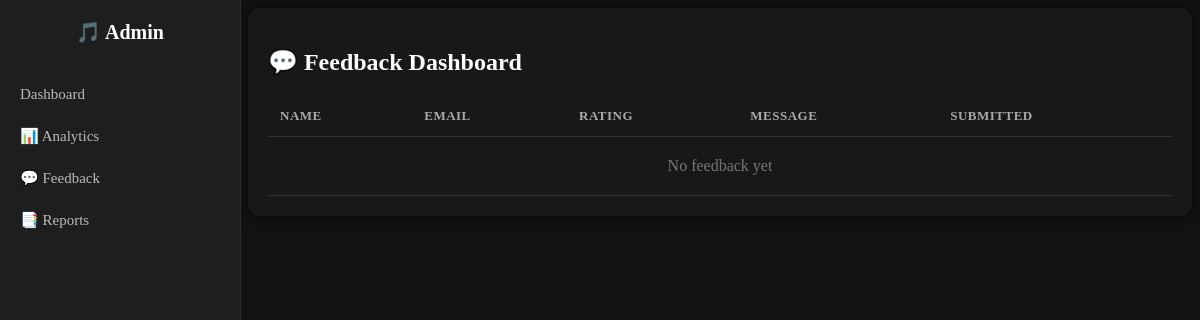
The app's page /feedback-dashboard/, older data.
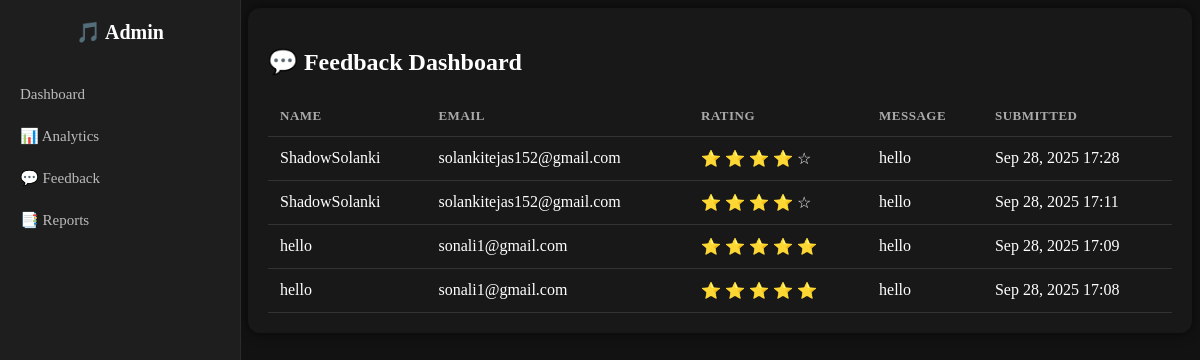
The same page, newer data.
### hibiki/models.py (models this page shows, shortened)
class Feedback(models.Model):
    name = models.CharField(max_length=100)
    email = models.EmailField()
    rating = models.IntegerField(choices=[(i, i) for i in range(1, 6)])
    message = models.TextField()
    created_at = models.DateTimeField(auto_now_add=True)

### hibiki/views.py (the view)
# urls.py: path("feedback-dashboard/", views.feedback_dashboard, name="feedback_dashboard"),
def feedback_dashboard(request):
    feedbacks = Feedback.objects.all().order_by("-created_at")
    return render(request, "feedback_dashboard.html", {"feedbacks": feedbacks})

### hibiki/templates/feedback_dashboard.html (shortened to what this page needs)
{% extends "admin_dashboard.html" %}
{% block content %}
<div class="feedback-container">
  <h2>💬 Feedback Dashboard</h2>
  <table>
    <thead>
      <tr>
        <th>Name</th>
        <th>Email</th>
        <th>Rating</th>
        <th>Message</th>
        <th>Submitted</th>
      </tr>
    </thead>
    <tbody>
      {% for fb in feedbacks %}
      <tr>
        <td>{{ fb.name }}</td>
        <td>{{ fb.email }}</td>
        <td>
          {% for i in "12345"|make_list %}
            {% if forloop.counter <= fb.rating %}
              ⭐
            {% else %}
              ☆
            {% endif %}
          {% endfor %}
        </td>
        <td>{{ fb.message }}</td>
        <td>{{ fb.created_at|date:"M d, Y H:i" }}</td>
      </tr>
      {% empty %}
      <tr>
        <td colspan="5" class="empty-row">No feedback yet</td>
      </tr>
      {% endfor %}
    </tbody>
  </table>
</div>
{% endblock %}

### hibiki/templates/admin_dashboard.html (shortened to what this page needs)
{% load static %}
<!DOCTYPE html>
<html lang="en">
<head>
  <link rel="stylesheet" href="{% static 'hibiki/css/admin.css' %}" />
</head>
<body>
  <div class="sidebar">
    <h2>🎵 Admin</h2>
    <a href="{% url 'admin_dashboard' %}">Dashboard</a>
    <a href="#">📊 Analytics</a>
    <a href="{% url 'feedback_dashboard' %}">💬 Feedback</a>
    <a href="{% url 'reports_dashboard' %}">📑 Reports</a>
  </div>
      {% block content %}
    {% endblock %}
</body>
</html>

### hibiki/static/hibiki/css/admin.css (style rules this page uses)
body { background: #121212; }
.sidebar { width: 240px; background: #1e1e1e; height: 100vh; position: fixed; left: 0; top: 0; display: flex; flex-direction: column; padding: 20px 0; border-right: 1px solid #2c2c2c; }
.sidebar h2 { text-align: center; margin: 0 0 30px 0; font-size: 20px; color: #fff; }
.sidebar a { display: block; padding: 12px 20px; color: #bbb; text-decoration: none; font-size: 15px; transition: background 0.3s, color 0.3s; }

### hibiki/templates/feedback_dashboard.html (style rules this page uses)
.feedback-container { background: #181818; padding: 20px; border-radius: 12px; color: #fff; margin-left: 240px; box-shadow: 0 0 12px rgba(0,0,0,0.6); }
table { width: 100%; border-collapse: collapse; margin-top: 10px; }
th, td { padding: 12px; border-bottom: 1px solid #333; text-align: left; vertical-align: top; }
th { color: #aaa; font-size: 13px; text-transform: uppercase; letter-spacing: 0.5px; }

Row changes from the older to the newer data that the page shows:
added Feedback: name "ShadowSolanki", email "solankitejas152@gmail.com", rating 4 (drawn), message "hello", created_at "Sep 28, 2025 17:28"
added Feedback: name "ShadowSolanki", email "solankitejas152@gmail.com", rating 4 (drawn), message "hello", created_at "Sep 28, 2025 17:11"
added Feedback: name "hello", email "sonali1@gmail.com", rating 5 (drawn), message "hello", created_at "Sep 28, 2025 17:09"
added Feedback: name "hello", email "sonali1@gmail.com", rating 5 (drawn), message "hello", created_at "Sep 28, 2025 17:08"
Text that changed along with them:
text no longer shown: "No feedback yet"
